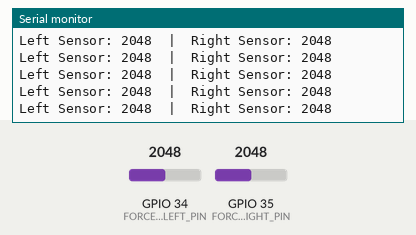
Bench run of a sketch on a simulated ESP32. Parts: the last lines printed to the serial monitor. The inputs (shaded band) are chosen by the test bench; at power-on: GPIO 34 (FORCE_SENSOR_LEFT_PIN) = 2048, GPIO 35 (FORCE_SENSOR_RIGHT_PIN) = 2048.

Above: at 1.2 s.
1.3 s: GPIO 34 (FORCE_SENSOR_LEFT_PIN) set to 2866
At 1.56 s:
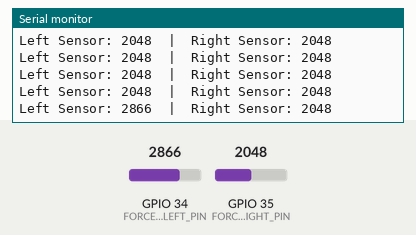
2.8 s: GPIO 35 (FORCE_SENSOR_RIGHT_PIN) set to 2866
At 2.96 s:
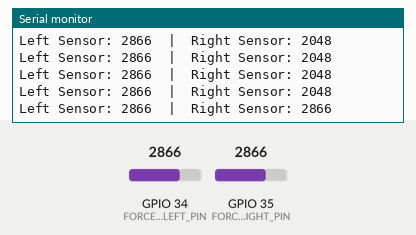
4.3 s: GPIO 34 (FORCE_SENSOR_LEFT_PIN) set to 3603
At 4.36 s:
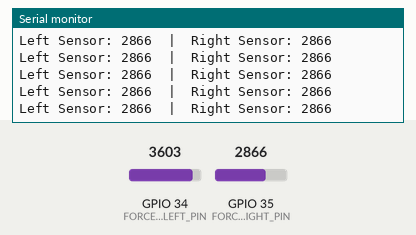
5.8 s: GPIO 35 (FORCE_SENSOR_RIGHT_PIN) set to 3603
At 5.96 s:
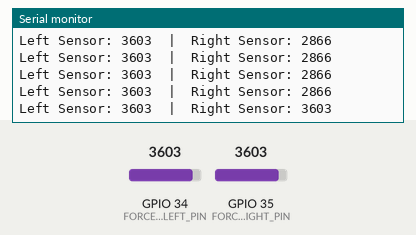
Timing chart, 0 to 8.3 s (numbered marks = the images above; inputs shaded):
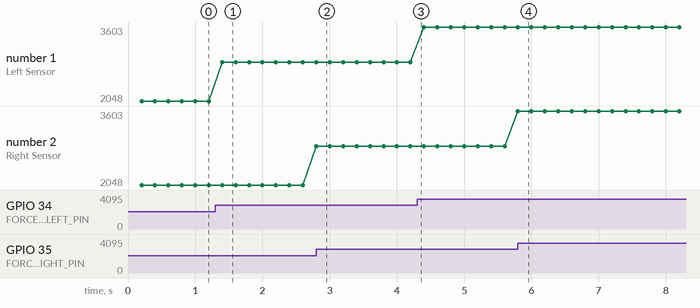

Measured:
- after the input at 1.3 s, the serial monitor: prints a new line after 0.10 s (image 1)
- after the input at 2.8 s, the serial monitor: prints a new line at once (image 2)
- after the input at 5.8 s, the serial monitor: prints a new line at once (image 4)
- plotted number 1: 2048 → 2866 after the input at 1.3 s, 2866 → 3603 after the input at 4.3 s

The sketch:

force_sensor_test.ino
```cpp
const int FORCE_SENSOR_LEFT_PIN = 34;  // GPIO 34 (ADC1_CH6) - Connect Left Sensor Here
const int FORCE_SENSOR_RIGHT_PIN = 35; // GPIO 35 (ADC1_CH7) - Connect Right Sensor Here

// --- Timing ---
unsigned long lastReadTime = 0;
const unsigned long READ_INTERVAL = 200; // How often to read and print (ms)

//===============================================================
// SETUP
//===============================================================
void setup() {
  Serial.begin(115200);
  Serial.println("\n--- Force Sensor Test ---");
  Serial.println("Reading analog values from pins:");
  Serial.print("  Left Sensor Pin: "); Serial.println(FORCE_SENSOR_LEFT_PIN);
  Serial.print("  Right Sensor Pin: "); Serial.println(FORCE_SENSOR_RIGHT_PIN);
  Serial.println("Ensure sensors are connected to these pins.");

  // Initialize sensor pins as input (optional for analog, good practice)
  // Note: Pins >= 34 do not have internal pull-ups/pull-downs.
  pinMode(FORCE_SENSOR_LEFT_PIN, INPUT);
  pinMode(FORCE_SENSOR_RIGHT_PIN, INPUT);
}

//===============================================================
// MAIN LOOP
//===============================================================
void loop() {
  unsigned long currentMillis = millis();

  // Read and print sensor values periodically
  if (currentMillis - lastReadTime >= READ_INTERVAL) {
    lastReadTime = currentMillis;

    // Read the raw analog values (0-4095 on ESP32)
    int leftValue = analogRead(FORCE_SENSOR_LEFT_PIN);
    int rightValue = analogRead(FORCE_SENSOR_RIGHT_PIN);

    // Print the values to the Serial Monitor
    Serial.print("Left Sensor: ");
    Serial.print(leftValue);
    Serial.print("  |  Right Sensor: ");
    Serial.println(rightValue);
  }

  // A small delay can be added if needed, but the interval check handles timing.
  // delay(10);
}
```
